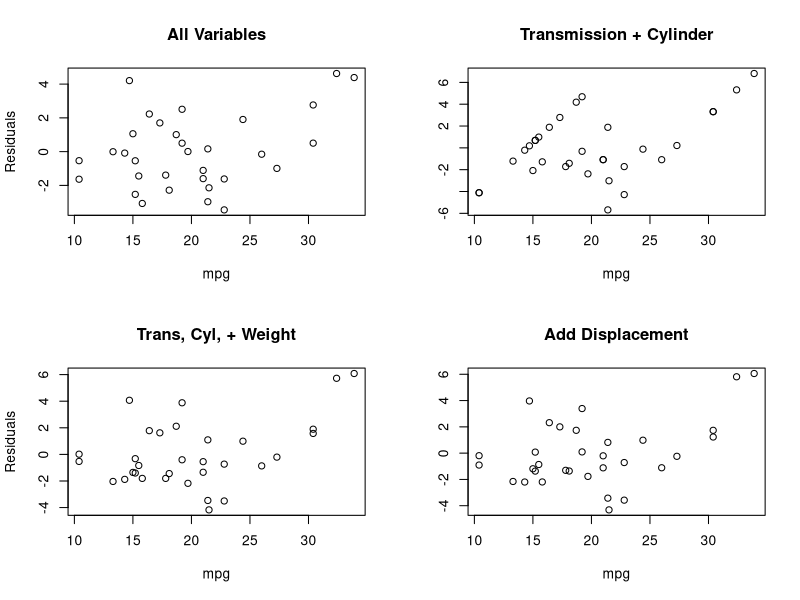

Reproduce this figure in R.
## ---- chunk 1
knitr::opts_chunk$set(echo = FALSE)
require(datasets)
data(mtcars)
## ---- chunk 2
singleFit <- lm(mpg ~ factor(am), mtcars)
allFit <- lm(mpg ~ ., mtcars)
trioFit <- lm(mpg ~ factor(am) + cyl + wt + disp, mtcars)
cwFit <- lm(mpg ~ factor(am) + cyl + wt, mtcars)
cylFit <- lm(mpg ~ factor(am) + cyl, mtcars)
co_cyl_disp <- cor(mtcars$cyl, mtcars$disp)
co_cyl_wt <- cor(mtcars$cyl, mtcars$wt)
co_disp_wt <- cor(mtcars$disp, mtcars$wt)
## ---- chunk 3
par(mfrow = c(2, 2))
mpg <- mtcars$mpg; residAll <- resid(allFit); residTrio <- resid(trioFit); residCW <- resid(cwFit)
residCyl <- resid(cylFit)
plot(mpg, residAll, main = 'All Variables', ylab = 'Residuals')
plot(mpg, residCyl, main = 'Transmission + Cylinder', ylab = '')
plot(mpg, residCW, main = 'Trans, Cyl, + Weight', ylab = 'Residuals')
plot(mpg, residTrio, main = 'Add Displacement', ylab = '')
fitTest <- anova(singleFit, cylFit, cwFit, trioFit, allFit)
gm <- glm(am ~ mpg + cyl + wt, family = 'binomial', data = mtcars)
## ---- chunk 4
summary(singleFit)
## ---- chunk 5
summary(cwFit)
## ---- chunk 6
summary(allFit)
## ---- chunk 7
fitTest
## ---- chunk 8
summary(gm)
